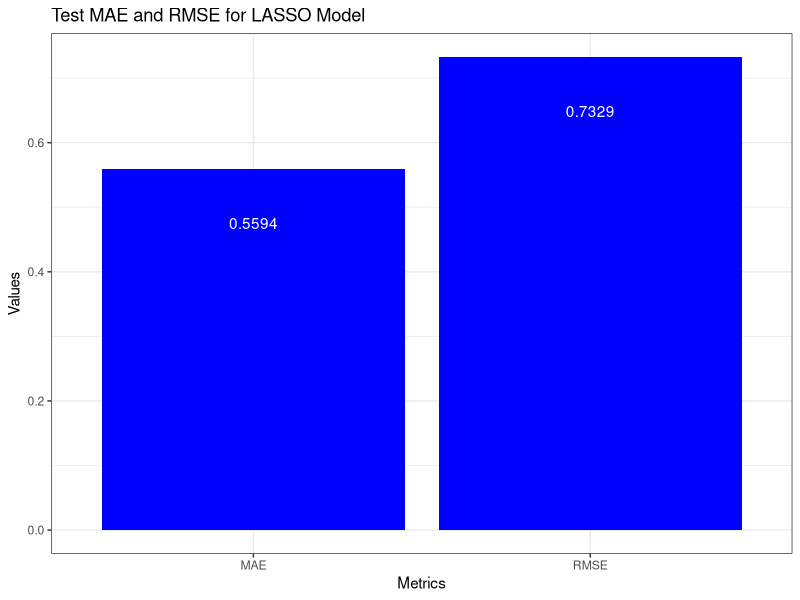
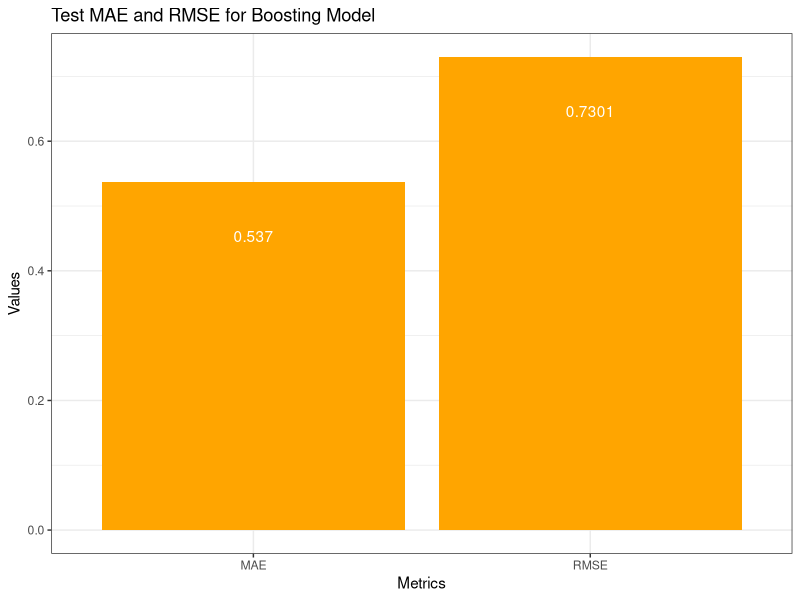

Reproduce these figures in R, in order. (Note: this script raises an error after producing the figures.)
## ---- chunk 1
library(ggplot2)

lasso_plot_pres <- data.frame(metrics = c("RMSE", "MAE"), values = c(0.7329, 0.5594))

LASSO_plot <- lasso_plot_pres |>
  ggplot(aes(x = metrics, y = values)) +
  geom_col(fill = "blue") +
  theme_bw() +
  geom_text(aes(label = round(values, digits = 4)), color =  "white", vjust = 5) +
  labs( x = "Metrics", y = "Values", title = "Test MAE and RMSE for LASSO Model ")

LASSO_plot
## ---- chunk 2
library(ggplot2)

boost_plot_pres <- data.frame(metrics = c("RMSE", "MAE"), values = c(0.7301, 0.537))

BOOST_plot <- boost_plot_pres |>
  ggplot(aes(x = metrics, y = values)) +
  geom_col(fill = "orange") +
  theme_bw() +
  geom_text(aes(label = round(values, digits = 4)), color =  "white", vjust = 5) +
  labs( x = "Metrics", y = "Values", title = "Test MAE and RMSE for Boosting Model ")

BOOST_plot
## ---- chunk 3
knitr::include_graphics(c(
  "Pictures/OLS Model Actual vs Predicted.png",
  "Pictures/Lasso Actual vs Predicted 2025.png",
  "Pictures/Boosting Actual vs Predicted 2025.png"
))
## ---- chunk 4

knitr::include_graphics("Pictures/Model Comparison RMSE.png")

knitr::include_graphics("Pictures/Model Comparison MAE.png")

knitr::include_graphics("Pictures/Model Comparison R2.png")
